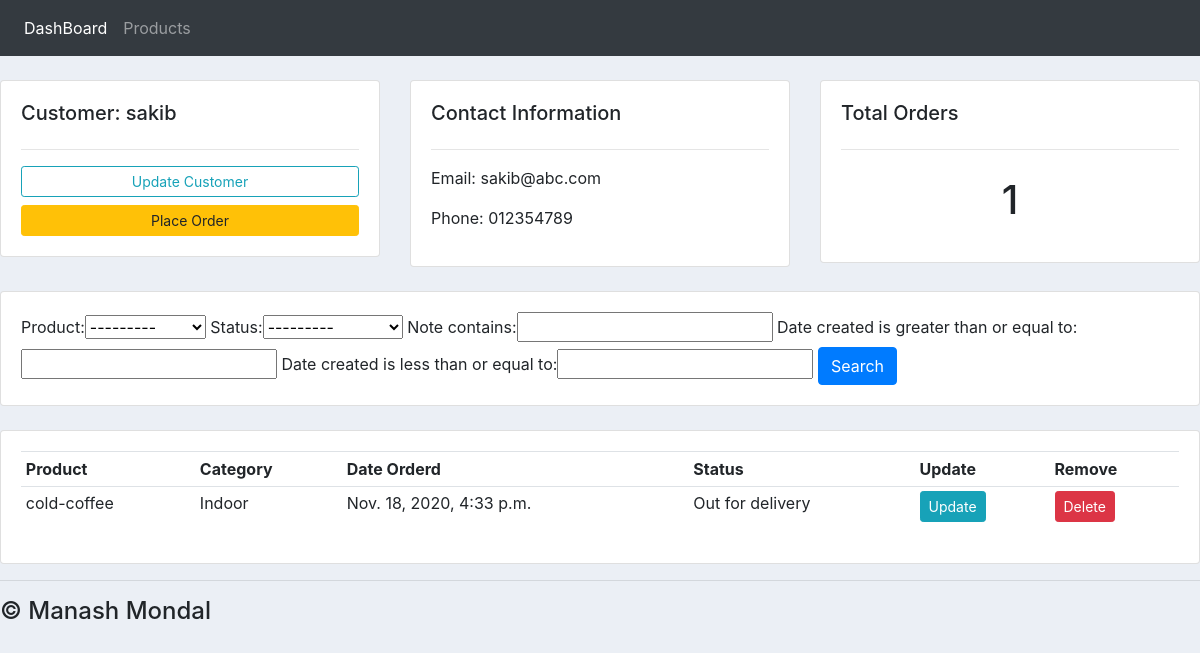
Before: /customers/1/ with the older database file.
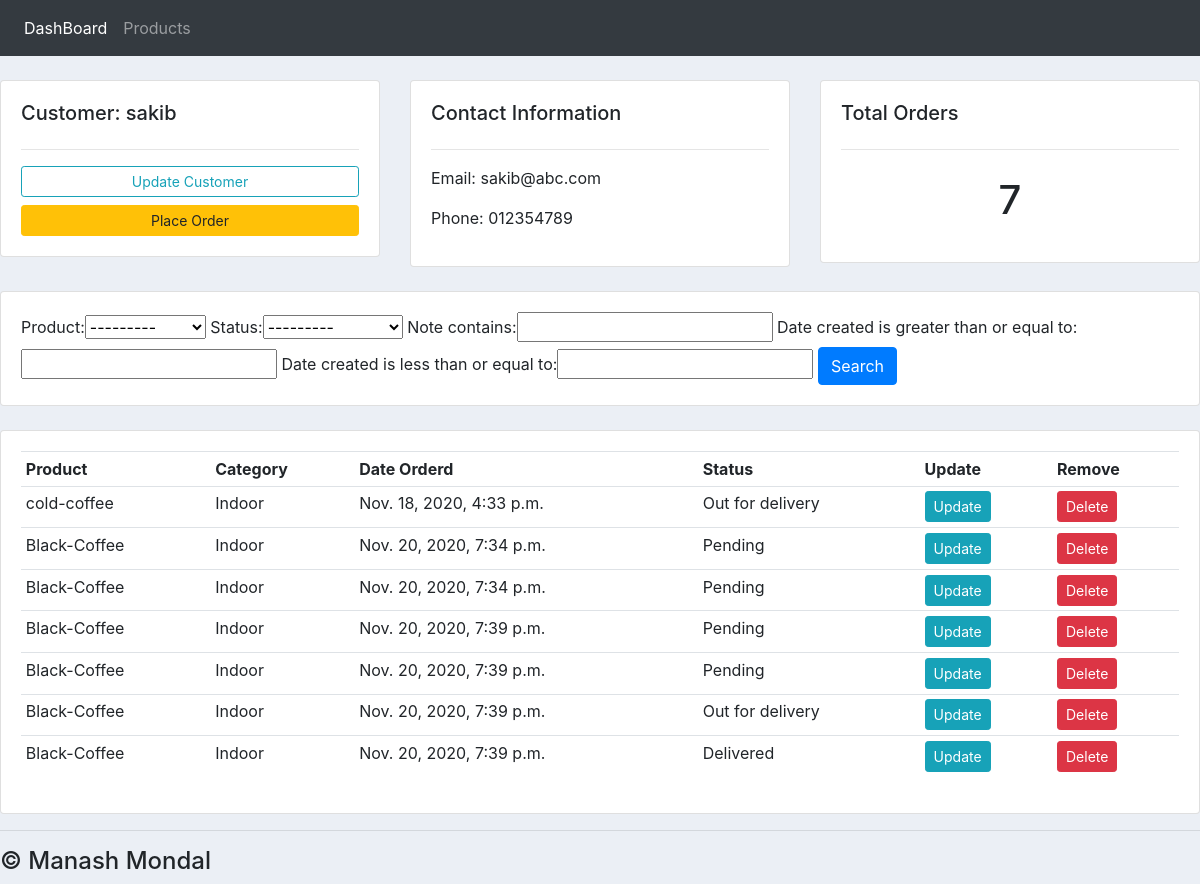
After: the same page with the newer database file.
### CoffeeShop/models.py (models this page shows, shortened)
class Order(models.Model):
	STATUS = (
			('Pending', 'Pending'),
			('Out for delivery', 'Out for delivery'),
			('Delivered', 'Delivered'),
			)
	customer = models.ForeignKey(Customer, null=True, on_delete= models.SET_NULL)
	product = models.ForeignKey(Product, null=True, on_delete= models.SET_NULL)
	date_created = models.DateTimeField(auto_now_add=True, null=True)
	status = models.CharField(max_length=200, null=True, choices=STATUS)
	note = models.CharField(max_length = 500, null = True)

class Product(models.Model):
	CATEGORY = (
			('Indoor', 'Indoor'),
			('Out Door', 'Out Door'),
			)
	name = models.CharField(max_length=200, null=True)
	price = models.FloatField(null=True)
	category = models.CharField(max_length=200, null=True, choices=CATEGORY)
	description = models.CharField(max_length=200, null=True, blank=True)
	date_created = models.DateTimeField(auto_now_add=True, null=True)
	tags = models.ManyToManyField(Tag)
	def __str__(self):
		return self.name

### CoffeeShop/views.py (the view)
# urls.py: path('customers/<str:pk>/',views.customers, name="customer"),
def customers(request,pk):
    customer= Customer.objects.get(id=pk)
    orders= customer.order_set.all()
    order_count = orders.count()
    myFilter = OrderFilter(request.GET, queryset = orders)
    orders = myFilter.qs
    container = {
        'customer':customer,
        'orders':orders,
        'order_count':order_count,
        'myFilter':myFilter,
    }
    return render(request, 'CoffeeShop/customers.html', container)

### CoffeeShop/templates/CoffeeShop/customers.html
{% extends 'CoffeeShop/base.html' %}
{% block content %}
	<br>
    <div class="row">
        <div class="col-md">
            <div class="card card-body">
                <h5>Customer: {{customer.name}}</h5>
                <hr>
                <a class="btn btn-outline-info  btn-sm btn-block" href="">Update Customer</a>
                <a class="btn btn-warning  btn-sm btn-block" href="{% url 'createOrder' customer.id %}">Place Order</a>
            </div>
        </div>
        <div class="col-md">
            <div class="card card-body">
                <h5>Contact Information</h5>
                <hr>
                <p>Email: {{customer.email}}</p>
                <p>Phone: {{customer.phone}}</p>
            </div>
        </div>
        <div class="col-md">
            <div class="card card-body">
                <h5>Total Orders</h5>
                <hr>
                <h1 style="text-align: center;padding: 10px">{{order_count}}</h1>
            </div>
        </div>
    </div>
    <br>
    <div class="row">
        <div class="col">
            <div class="card card-body">
                <form method="get">
                    {{ myFilter.form }}
                <button class="btn btn-primary" type="submit">Search</button>
              </form>
            </div>
        </div>
    </div>
    <br>
    <div class="row">
        <div class="col-md">
            <div class="card card-body">
                <table class="table table-sm">
                    <tr>
                        <th>Product</th>
                        <th>Category</th>
                        <th>Date Orderd</th>
                        <th>Status</th>
                        <th>Update</th>
                        <th>Remove</th>
                    </tr>
                    {% for i in orders %}
                        <tr>
                            <td>{{i.product}}</td>
                            <td>{{i.product.category}}</td>
                            <td>{{i.date_created}}</td>
                            <td>{{i.status}}</td>
                            <td><a class="btn btn-sm btn-info" href="{% url 'updateOrder' i.id %}">Update</a></td>
						<td><a class="btn btn-sm btn-danger" href="{% url 'deleteOrder' i.id %}">Delete</a></td>
                        </tr>
                    {% endfor %}
                </table>
            </div>
        </div>
    </div>
{% endblock %}

Changed rows visible on the page:
added Order: product "Black-Coffee", product.category "Indoor", date_created "Nov. 20, 2020, 7:34 p.m.", status "Pending"
added Order: product "Black-Coffee", product.category "Indoor", date_created "Nov. 20, 2020, 7:34 p.m.", status "Pending"
added Order: product "Black-Coffee", product.category "Indoor", date_created "Nov. 20, 2020, 7:39 p.m.", status "Pending"
added Order: product "Black-Coffee", product.category "Indoor", date_created "Nov. 20, 2020, 7:39 p.m.", status "Pending"
added Order: product "Black-Coffee", product.category "Indoor", date_created "Nov. 20, 2020, 7:39 p.m.", status "Out for delivery"
added Order: product "Black-Coffee", product.category "Indoor", date_created "Nov. 20, 2020, 7:39 p.m.", status "Delivered"
Other visible differences:
{{ order_count }}: "1" → "7"
